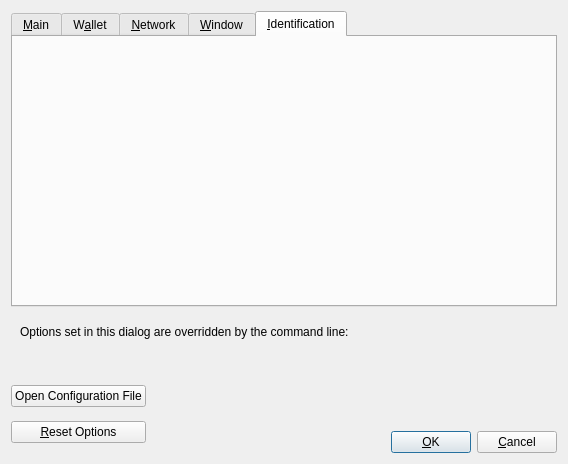
<?xml version="1.0" encoding="UTF-8"?>
<ui version="4.0">
 <class>OptionsDialog</class>
 <widget class="QDialog" name="OptionsDialog">
  <property name="geometry">
   <rect>
    <x>0</x>
    <y>0</y>
    <width>568</width>
    <height>464</height>
   </rect>
  </property>
  <property name="windowTitle">
   <string>Options</string>
  </property>
  <property name="modal">
   <bool>true</bool>
  </property>
  <layout class="QVBoxLayout" name="verticalLayout">
   <item>
    <widget class="QTabWidget" name="tabWidget">
     <property name="currentIndex">
      <number>4</number>
     </property>
     <widget class="QWidget" name="tabMain">
      <attribute name="title">
       <string>&amp;Main</string>
      </attribute>
      <layout class="QVBoxLayout" name="verticalLayout_Main">
       <item>
        <widget class="QCheckBox" name="bitcoinAtStartup">
         <property name="toolTip">
          <string>Automatically start %1 after logging in to the system.</string>
         </property>
         <property name="text">
          <string>&amp;Start %1 on system login</string>
         </property>
        </widget>
       </item>
       <item>
        <spacer name="horizontalSpacer_0_Main">
         <property name="orientation">
          <enum>Qt::Horizontal</enum>
         </property>
         <property name="sizeHint" stdset="0">
          <size>
           <width>40</width>
           <height>5</height>
          </size>
         </property>
        </spacer>
       </item>
       <item>
        <layout class="QHBoxLayout" name="horizontalLayout_Main_Prune">
         <item>
          <widget class="QCheckBox" name="prune">
           <property name="toolTip">
            <string>Enabling pruning significantly reduces the disk space required to store transactions. All blocks are still fully validated. Reverting this setting requires re-downloading the entire blockchain.</string>
           </property>
           <property name="text">
            <string>Prune &amp;block storage to</string>
           </property>
          </widget>
         </item>
         <item>
          <widget class="QSpinBox" name="pruneSize"/>
         </item>
         <item>
          <widget class="QLabel" name="pruneSizeUnitLabel">
           <property name="text">
            <string>GB</string>
           </property>
           <property name="textFormat">
            <enum>Qt::PlainText</enum>
           </property>
          </widget>
         </item>
         <item>
          <spacer name="horizontalSpacer_Main_Prune">
           <property name="orientation">
            <enum>Qt::Horizontal</enum>
           </property>
           <property name="sizeHint" stdset="0">
            <size>
             <width>40</width>
             <height>20</height>
            </size>
           </property>
          </spacer>
         </item>
        </layout>
       </item>
       <item>
        <widget class="QLabel" name="pruneWarning">
         <property name="text">
          <string>Reverting this setting requires re-downloading the entire blockchain.</string>
         </property>
         <property name="textFormat">
          <enum>Qt::PlainText</enum>
         </property>
        </widget>
       </item>
       <item>
        <layout class="QHBoxLayout" name="horizontalLayout_2_Main">
         <item>
          <widget class="QLabel" name="databaseCacheLabel">
           <property name="toolTip">
            <string extracomment="Tooltip text for Options window setting that sets the size of the database cache. Explains the corresponding effects of increasing/decreasing this value.">Maximum database cache size. A larger cache can contribute to faster sync, after which the benefit is less pronounced for most use cases. Lowering the cache size will reduce memory usage. Unused mempool memory is shared for this cache.</string>
           </property>
           <property name="text">
            <string>Size of &amp;database cache</string>
           </property>
           <property name="textFormat">
            <enum>Qt::PlainText</enum>
           </property>
           <property name="buddy">
            <cstring>databaseCache</cstring>
           </property>
          </widget>
         </item>
         <item>
          <widget class="QSpinBox" name="databaseCache"/>
         </item>
         <item>
          <widget class="QLabel" name="databaseCacheUnitLabel">
           <property name="text">
            <string>MiB</string>
           </property>
           <property name="textFormat">
            <enum>Qt::PlainText</enum>
           </property>
          </widget>
         </item>
         <item>
          <spacer name="horizontalSpacer_2_Main">
           <property name="orientation">
            <enum>Qt::Horizontal</enum>
           </property>
           <property name="sizeHint" stdset="0">
            <size>
             <width>40</width>
             <height>20</height>
            </size>
           </property>
          </spacer>
         </item>
        </layout>
       </item>
       <item>
        <layout class="QHBoxLayout" name="horizontalLayout_Main_VerifyLabel">
         <item>
          <widget class="QLabel" name="threadsScriptVerifLabel">
           <property name="toolTip">
            <string extracomment="Tooltip text for Options window setting that sets the number of script verification threads. Explains that negative values mean to leave these many cores free to the system.">Set the number of script verification threads. Negative values correspond to the number of cores you want to leave free to the system.</string>
           </property>
           <property name="text">
            <string>Number of script &amp;verification threads</string>
           </property>
           <property name="textFormat">
            <enum>Qt::PlainText</enum>
           </property>
           <property name="buddy">
            <cstring>threadsScriptVerif</cstring>
           </property>
          </widget>
         </item>
         <item>
          <widget class="QSpinBox" name="threadsScriptVerif">
           <property name="toolTip">
            <string>(0 = auto, &lt;0 = leave that many cores free)</string>
           </property>
          </widget>
         </item>
         <item>
          <spacer name="horizontalSpacer_Main_Threads">
           <property name="orientation">
            <enum>Qt::Horizontal</enum>
           </property>
           <property name="sizeHint" stdset="0">
            <size>
             <width>40</width>
             <height>40</height>
            </size>
           </property>
          </spacer>
         </item>
        </layout>
       </item>
       <item>
        <widget class="QCheckBox" name="enableServer">
         <property name="toolTip">
          <string extracomment="Tooltip text for Options window setting that enables the RPC server.">This allows you or a third party tool to communicate with the node through command-line and JSON-RPC commands.</string>
         </property>
         <property name="text">
          <string extracomment="An Options window setting to enable the RPC server.">Enable R&amp;PC server</string>
         </property>
        </widget>
       </item>
       <item>
        <spacer name="verticalSpacer_Main">
         <property name="orientation">
          <enum>Qt::Vertical</enum>
         </property>
         <property name="sizeHint" stdset="0">
          <size>
           <width>20</width>
           <height>40</height>
          </size>
         </property>
        </spacer>
       </item>
      </layout>
     </widget>
     <widget class="QWidget" name="tabWallet">
      <attribute name="title">
       <string>W&amp;allet</string>
      </attribute>
      <layout class="QVBoxLayout" name="verticalLayout_Wallet">
       <item>
        <widget class="QCheckBox" name="subFeeFromAmount">
         <property name="toolTip">
          <string extracomment="Tooltip text for Options window setting that sets subtracting the fee from a sending amount as default.">Whether to set subtract fee from amount as default or not.</string>
         </property>
         <property name="text">
          <string extracomment="An Options window setting to set subtracting the fee from a sending amount as default.">Subtract &amp;fee from amount by default</string>
         </property>
        </widget>
       </item>
       <item>
        <widget class="QGroupBox" name="groupBox">
         <property name="title">
          <string>Expert</string>
         </property>
         <layout class="QVBoxLayout" name="verticalLayout_2">
          <item>
           <widget class="QCheckBox" name="coinControlFeatures">
            <property name="toolTip">
             <string>Whether to show coin control features or not.</string>
            </property>
            <property name="text">
             <string>Enable coin &amp;control features</string>
            </property>
           </widget>
          </item>
          <item>
           <widget class="QCheckBox" name="spendZeroConfChange">
            <property name="toolTip">
             <string>If you disable the spending of unconfirmed change, the change from a transaction cannot be used until that transaction has at least one confirmation. This also affects how your balance is computed.</string>
            </property>
            <property name="text">
             <string>&amp;Spend unconfirmed change</string>
            </property>
           </widget>
          </item>
          <item>
           <widget class="QCheckBox" name="m_enable_psbt_controls">
            <property name="toolTip">
             <string extracomment="Tooltip text for options window setting that enables PSBT controls.">Whether to show PSBT controls.</string>
            </property>
            <property name="text">
             <string extracomment="An options window setting to enable PSBT controls.">Enable &amp;PSBT controls</string>
            </property>
           </widget>
          </item>
         </layout>
        </widget>
       </item>
       <item>
        <widget class="QGroupBox" name="groupBoxHww">
         <property name="title">
          <string>External Signer (e.g. hardware wallet)</string>
         </property>
         <layout class="QVBoxLayout" name="verticalLayoutHww">
          <item>
           <layout class="QHBoxLayout" name="horizontalLayoutHww">
            <item>
             <widget class="QLabel" name="externalSignerPathLabel">
              <property name="text">
               <string>&amp;External signer script path</string>
              </property>
              <property name="buddy">
               <cstring>externalSignerPath</cstring>
              </property>
             </widget>
            </item>
            <item>
             <widget class="QLineEdit" name="externalSignerPath">
              <property name="toolTip">
               <string>Full path to a %1 compatible script (e.g. C:\Downloads\hwi.exe or /Users/you/Downloads/hwi.py). Beware: malware can steal your coins!</string>
              </property>
             </widget>
            </item>
           </layout>
          </item>
         </layout>
        </widget>
       </item>
       <item>
        <spacer name="verticalSpacer_Wallet">
         <property name="orientation">
          <enum>Qt::Vertical</enum>
         </property>
         <property name="sizeHint" stdset="0">
          <size>
           <width>20</width>
           <height>40</height>
          </size>
         </property>
        </spacer>
       </item>
      </layout>
     </widget>
     <widget class="QWidget" name="tabNetwork">
      <attribute name="title">
       <string>&amp;Network</string>
      </attribute>
      <layout class="QVBoxLayout" name="verticalLayout_Network">
       <item>
        <widget class="QCheckBox" name="mapPortUpnp">
         <property name="toolTip">
          <string>Automatically open the Bitcoin client port on the router. This only works when your router supports UPnP and it is enabled.</string>
         </property>
         <property name="text">
          <string>Map port using &amp;UPnP</string>
         </property>
        </widget>
       </item>
       <item>
        <widget class="QCheckBox" name="mapPortNatpmp">
         <property name="toolTip">
          <string>Automatically open the Bitcoin client port on the router. This only works when your router supports NAT-PMP and it is enabled. The external port could be random.</string>
         </property>
         <property name="text">
          <string>Map port using NA&amp;T-PMP</string>
         </property>
        </widget>
       </item>
       <item>
        <widget class="QCheckBox" name="allowIncoming">
         <property name="toolTip">
          <string>Accept connections from outside.</string>
         </property>
         <property name="text">
          <string>Allow incomin&amp;g connections</string>
         </property>
        </widget>
       </item>
       <item>
        <widget class="QCheckBox" name="connectSocks">
         <property name="toolTip">
          <string>Connect to the Bitcoin network through a SOCKS5 proxy.</string>
         </property>
         <property name="text">
          <string>&amp;Connect through SOCKS5 proxy (default proxy):</string>
         </property>
        </widget>
       </item>
       <item>
        <layout class="QHBoxLayout" name="horizontalLayout_1_Network">
         <item>
          <widget class="QLabel" name="proxyIpLabel">
           <property name="text">
            <string>Proxy &amp;IP:</string>
           </property>
           <property name="textFormat">
            <enum>Qt::PlainText</enum>
           </property>
           <property name="buddy">
            <cstring>proxyIp</cstring>
           </property>
          </widget>
         </item>
         <item>
          <widget class="QValidatedLineEdit" name="proxyIp">
           <property name="minimumSize">
            <size>
             <width>140</width>
             <height>0</height>
            </size>
           </property>
           <property name="maximumSize">
            <size>
             <width>140</width>
             <height>16777215</height>
            </size>
           </property>
           <property name="toolTip">
            <string>IP address of the proxy (e.g. IPv4: 127.0.0.1 / IPv6: ::1)</string>
           </property>
          </widget>
         </item>
         <item>
          <widget class="QLabel" name="proxyPortLabel">
           <property name="text">
            <string>&amp;Port:</string>
           </property>
           <property name="textFormat">
            <enum>Qt::PlainText</enum>
           </property>
           <property name="buddy">
            <cstring>proxyPort</cstring>
           </property>
          </widget>
         </item>
         <item>
          <widget class="QLineEdit" name="proxyPort">
           <property name="minimumSize">
            <size>
             <width>55</width>
             <height>0</height>
            </size>
           </property>
           <property name="maximumSize">
            <size>
             <width>55</width>
             <height>16777215</height>
            </size>
           </property>
           <property name="toolTip">
            <string>Port of the proxy (e.g. 9050)</string>
           </property>
          </widget>
         </item>
         <item>
          <spacer name="horizontalSpacer_1_Network">
           <property name="orientation">
            <enum>Qt::Horizontal</enum>
           </property>
           <property name="sizeHint" stdset="0">
            <size>
             <width>40</width>
             <height>20</height>
            </size>
           </property>
          </spacer>
         </item>
        </layout>
       </item>
       <item>
        <layout class="QHBoxLayout" name="horizontalLayout_2_Network">
         <item>
          <widget class="QLabel" name="proxyActiveNets">
           <property name="text">
            <string>Used for reaching peers via:</string>
           </property>
           <property name="textFormat">
            <enum>Qt::PlainText</enum>
           </property>
          </widget>
         </item>
         <item>
          <widget class="QCheckBox" name="proxyReachIPv4">
           <property name="enabled">
            <bool>false</bool>
           </property>
           <property name="toolTip">
            <string>Shows if the supplied default SOCKS5 proxy is used to reach peers via this network type.</string>
           </property>
           <property name="text">
            <string/>
           </property>
          </widget>
         </item>
         <item>
          <widget class="QLabel" name="proxyReachIPv4Label">
           <property name="text">
            <string>IPv4</string>
           </property>
           <property name="textFormat">
            <enum>Qt::PlainText</enum>
           </property>
          </widget>
         </item>
         <item>
          <widget class="QCheckBox" name="proxyReachIPv6">
           <property name="enabled">
            <bool>false</bool>
           </property>
           <property name="toolTip">
            <string>Shows if the supplied default SOCKS5 proxy is used to reach peers via this network type.</string>
           </property>
           <property name="text">
            <string/>
           </property>
          </widget>
         </item>
         <item>
          <widget class="QLabel" name="proxyReachIPv6Label">
           <property name="text">
            <string>IPv6</string>
           </property>
           <property name="textFormat">
            <enum>Qt::PlainText</enum>
           </property>
          </widget>
         </item>
         <item>
          <widget class="QCheckBox" name="proxyReachTor">
           <property name="enabled">
            <bool>false</bool>
           </property>
           <property name="toolTip">
            <string>Shows if the supplied default SOCKS5 proxy is used to reach peers via this network type.</string>
           </property>
           <property name="text">
            <string/>
           </property>
          </widget>
         </item>
         <item>
          <widget class="QLabel" name="proxyReachTorLabel">
           <property name="text">
            <string>Tor</string>
           </property>
           <property name="textFormat">
            <enum>Qt::PlainText</enum>
           </property>
          </widget>
         </item>
         <item>
          <spacer name="horizontalSpacer_2_Network">
           <property name="orientation">
            <enum>Qt::Horizontal</enum>
           </property>
           <property name="sizeHint" stdset="0">
            <size>
             <width>40</width>
             <height>20</height>
            </size>
           </property>
          </spacer>
         </item>
        </layout>
       </item>
       <item>
        <widget class="QCheckBox" name="connectSocksTor">
         <property name="toolTip">
          <string>Connect to the Bitcoin network through a separate SOCKS5 proxy for Tor onion services.</string>
         </property>
         <property name="text">
          <string>Use separate SOCKS&amp;5 proxy to reach peers via Tor onion services:</string>
         </property>
        </widget>
       </item>
       <item>
        <layout class="QHBoxLayout" name="horizontalLayout_3_Network">
         <item>
          <widget class="QLabel" name="proxyIpTorLabel">
           <property name="text">
            <string>Proxy &amp;IP:</string>
           </property>
           <property name="textFormat">
            <enum>Qt::PlainText</enum>
           </property>
           <property name="buddy">
            <cstring>proxyIpTor</cstring>
           </property>
          </widget>
         </item>
         <item>
          <widget class="QValidatedLineEdit" name="proxyIpTor">
           <property name="minimumSize">
            <size>
             <width>140</width>
             <height>0</height>
            </size>
           </property>
           <property name="maximumSize">
            <size>
             <width>140</width>
             <height>16777215</height>
            </size>
           </property>
           <property name="toolTip">
            <string>IP address of the proxy (e.g. IPv4: 127.0.0.1 / IPv6: ::1)</string>
           </property>
          </widget>
         </item>
         <item>
          <widget class="QLabel" name="proxyPortTorLabel">
           <property name="text">
            <string>&amp;Port:</string>
           </property>
           <property name="textFormat">
            <enum>Qt::PlainText</enum>
           </property>
           <property name="buddy">
            <cstring>proxyPortTor</cstring>
           </property>
          </widget>
         </item>
         <item>
          <widget class="QLineEdit" name="proxyPortTor">
           <property name="minimumSize">
            <size>
             <width>55</width>
             <height>0</height>
            </size>
           </property>
           <property name="maximumSize">
            <size>
             <width>55</width>
             <height>16777215</height>
            </size>
           </property>
           <property name="toolTip">
            <string>Port of the proxy (e.g. 9050)</string>
           </property>
          </widget>
         </item>
         <item>
          <spacer name="horizontalSpacer_4_Network">
           <property name="orientation">
            <enum>Qt::Horizontal</enum>
           </property>
           <property name="sizeHint" stdset="0">
            <size>
             <width>40</width>
             <height>20</height>
            </size>
           </property>
          </spacer>
         </item>
        </layout>
       </item>
       <item>
        <spacer name="verticalSpacer_Network">
         <property name="orientation">
          <enum>Qt::Vertical</enum>
         </property>
         <property name="sizeHint" stdset="0">
          <size>
           <width>20</width>
           <height>40</height>
          </size>
         </property>
        </spacer>
       </item>
      </layout>
     </widget>
     <widget class="QWidget" name="tabWindow">
      <attribute name="title">
       <string>&amp;Window</string>
      </attribute>
      <layout class="QVBoxLayout" name="verticalLayout_Window">
       <item>
        <widget class="QCheckBox" name="showTrayIcon">
         <property name="toolTip">
          <string>Show the icon in the system tray.</string>
         </property>
         <property name="text">
          <string>&amp;Show tray icon</string>
         </property>
         <property name="checked">
          <bool>true</bool>
         </property>
        </widget>
       </item>
       <item>
        <widget class="QCheckBox" name="minimizeToTray">
         <property name="toolTip">
          <string>Show only a tray icon after minimizing the window.</string>
         </property>
         <property name="text">
          <string>&amp;Minimize to the tray instead of the taskbar</string>
         </property>
        </widget>
       </item>
       <item>
        <widget class="QCheckBox" name="minimizeOnClose">
         <property name="toolTip">
          <string>Minimize instead of exit the application when the window is closed. When this option is enabled, the application will be closed only after selecting Exit in the menu.</string>
         </property>
         <property name="text">
          <string>M&amp;inimize on close</string>
         </property>
        </widget>
       </item>
       <item>
        <spacer name="verticalSpacer_Window">
         <property name="orientation">
          <enum>Qt::Vertical</enum>
         </property>
         <property name="sizeHint" stdset="0">
          <size>
           <width>20</width>
           <height>40</height>
          </size>
         </property>
        </spacer>
       </item>
      </layout>
     </widget>
     <widget class="QWidget" name="tabIdentification">
      <attribute name="title">
       <string>&amp;Identification</string>
      </attribute>
     </widget>
    </widget>
   </item>
   <item>
    <widget class="QFrame" name="frame">
     <layout class="QVBoxLayout" name="verticalLayout_Bottom">
      <item>
       <layout class="QHBoxLayout" name="horizontalLayout_Bottom">
        <item>
         <widget class="QLabel" name="overriddenByCommandLineInfoLabel">
          <property name="text">
           <string>Options set in this dialog are overridden by the command line:</string>
          </property>
          <property name="textFormat">
           <enum>Qt::PlainText</enum>
          </property>
         </widget>
        </item>
        <item>
         <spacer name="horizontalSpacer_Bottom">
          <property name="orientation">
           <enum>Qt::Horizontal</enum>
          </property>
          <property name="sizeHint" stdset="0">
           <size>
            <width>40</width>
            <height>20</height>
           </size>
          </property>
         </spacer>
        </item>
       </layout>
      </item>
      <item>
       <widget class="QLabel" name="overriddenByCommandLineLabel">
        <property name="text">
         <string/>
        </property>
        <property name="textFormat">
         <enum>Qt::PlainText</enum>
        </property>
        <property name="wordWrap">
         <bool>true</bool>
        </property>
       </widget>
      </item>
     </layout>
    </widget>
   </item>
   <item>
    <layout class="QHBoxLayout" name="horizontalLayout_Buttons">
     <item>
      <layout class="QVBoxLayout" name="verticalLayout_Buttons">
       <item>
        <widget class="QPushButton" name="openBitcoinConfButton">
         <property name="toolTip">
          <string>Open the %1 configuration file from the working directory.</string>
         </property>
         <property name="text">
          <string>Open Configuration File</string>
         </property>
         <property name="autoDefault">
          <bool>false</bool>
         </property>
        </widget>
       </item>
       <item>
        <widget class="QPushButton" name="resetButton">
         <property name="toolTip">
          <string>Reset all client options to default.</string>
         </property>
         <property name="text">
          <string>&amp;Reset Options</string>
         </property>
         <property name="autoDefault">
          <bool>false</bool>
         </property>
        </widget>
       </item>
      </layout>
     </item>
     <item>
      <spacer name="horizontalSpacer_1">
       <property name="orientation">
        <enum>Qt::Horizontal</enum>
       </property>
       <property name="sizeHint" stdset="0">
        <size>
         <width>40</width>
         <height>48</height>
        </size>
       </property>
      </spacer>
     </item>
     <item>
      <widget class="QLabel" name="statusLabel">
       <property name="minimumSize">
        <size>
         <width>200</width>
         <height>0</height>
        </size>
       </property>
       <property name="font">
        <font>
         <weight>75</weight>
         <bold>true</bold>
        </font>
       </property>
       <property name="text">
        <string/>
       </property>
       <property name="textFormat">
        <enum>Qt::PlainText</enum>
       </property>
       <property name="wordWrap">
        <bool>true</bool>
       </property>
      </widget>
     </item>
     <item>
      <spacer name="horizontalSpacer_2">
       <property name="orientation">
        <enum>Qt::Horizontal</enum>
       </property>
       <property name="sizeHint" stdset="0">
        <size>
         <width>40</width>
         <height>48</height>
        </size>
       </property>
      </spacer>
     </item>
     <item>
      <layout class="QVBoxLayout" name="verticalLayout_4">
       <item>
        <spacer name="verticalSpacer">
         <property name="orientation">
          <enum>Qt::Vertical</enum>
         </property>
         <property name="sizeHint" stdset="0">
          <size>
           <width>20</width>
           <height>40</height>
          </size>
         </property>
        </spacer>
       </item>
       <item>
        <layout class="QHBoxLayout" name="horizontalLayout">
         <item>
          <widget class="QPushButton" name="okButton">
           <property name="text">
            <string>&amp;OK</string>
           </property>
           <property name="autoDefault">
            <bool>false</bool>
           </property>
           <property name="default">
            <bool>true</bool>
           </property>
          </widget>
         </item>
         <item>
          <widget class="QPushButton" name="cancelButton">
           <property name="text">
            <string>&amp;Cancel</string>
           </property>
           <property name="autoDefault">
            <bool>false</bool>
           </property>
          </widget>
         </item>
        </layout>
       </item>
      </layout>
     </item>
    </layout>
   </item>
  </layout>
 </widget>
 <customwidgets>
  <customwidget>
   <class>QValidatedLineEdit</class>
   <extends>QLineEdit</extends>
   <header>qt/qvalidatedlineedit.h</header>
  </customwidget>
 </customwidgets>
 <resources/>
 <connections/>
</ui>
